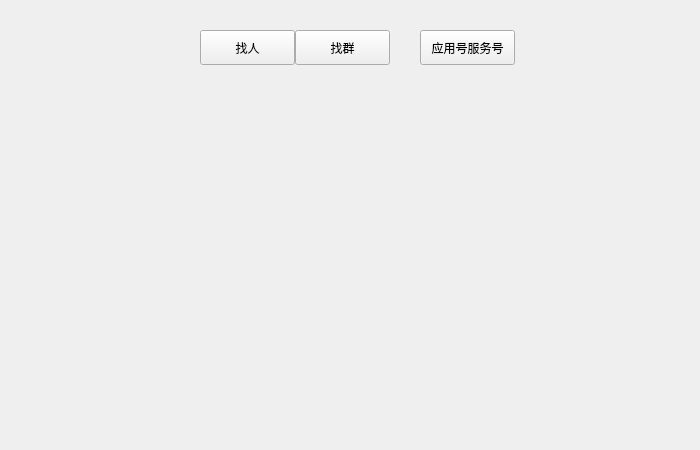
<?xml version="1.0" encoding="UTF-8"?>
<ui version="4.0">
 <class>IMAddPerson</class>
 <widget class="QWidget" name="IMAddPerson">
  <property name="geometry">
   <rect>
    <x>0</x>
    <y>0</y>
    <width>700</width>
    <height>450</height>
   </rect>
  </property>
  <property name="windowTitle">
   <string>IMAddPerson</string>
  </property>
  <widget class="QLabel" name="mLabelBK">
   <property name="geometry">
    <rect>
     <x>0</x>
     <y>30</y>
     <width>700</width>
     <height>35</height>
    </rect>
   </property>
   <property name="text">
    <string/>
   </property>
  </widget>
  <widget class="QPushButton" name="mPButtonFindPerson">
   <property name="geometry">
    <rect>
     <x>200</x>
     <y>30</y>
     <width>95</width>
     <height>35</height>
    </rect>
   </property>
   <property name="cursor">
    <cursorShape>PointingHandCursor</cursorShape>
   </property>
   <property name="text">
    <string>找人</string>
   </property>
  </widget>
  <widget class="QPushButton" name="mPButtonFindGroup">
   <property name="geometry">
    <rect>
     <x>295</x>
     <y>30</y>
     <width>95</width>
     <height>35</height>
    </rect>
   </property>
   <property name="cursor">
    <cursorShape>PointingHandCursor</cursorShape>
   </property>
   <property name="text">
    <string>找群</string>
   </property>
  </widget>
  <widget class="QPushButton" name="mPButtonFindAppNo">
   <property name="geometry">
    <rect>
     <x>420</x>
     <y>30</y>
     <width>95</width>
     <height>35</height>
    </rect>
   </property>
   <property name="cursor">
    <cursorShape>PointingHandCursor</cursorShape>
   </property>
   <property name="text">
    <string>应用号服务号</string>
   </property>
  </widget>
  <widget class="QStackedWidget" name="stackedWidget">
   <property name="geometry">
    <rect>
     <x>0</x>
     <y>65</y>
     <width>700</width>
     <height>385</height>
    </rect>
   </property>
  </widget>
 </widget>
 <layoutdefault spacing="6" margin="11"/>
 <resources/>
 <connections/>
</ui>
